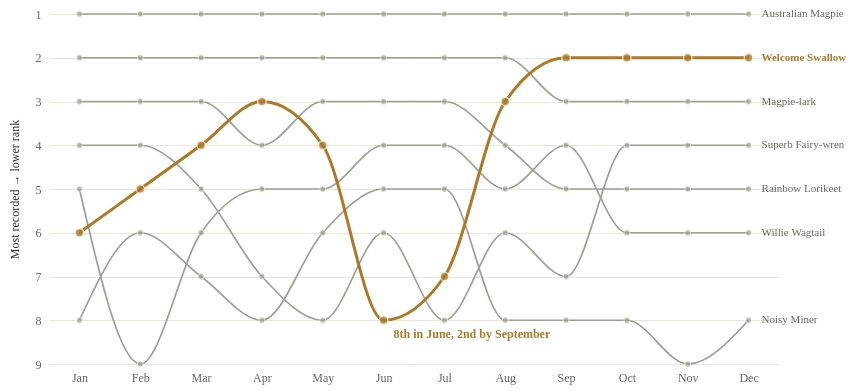

Source (Vega-Lite JSON):
### Vega-Lite specification from a JSON file in a GitHub repository (floating-point values rounded to 4 significant figures)
{"$schema": "https://vega.github.io/schema/vega-lite/v5.json", "width": 730, "height": 350, "padding": 8, "config": {"background": "transparent", "font": "Bricolage Grotesque", "view": {"stroke": null}, "axis": {"labelFont": "Bricolage Grotesque", "titleFont": "Bricolage Grotesque", "labelFontSize": 12, "titleFontSize": 12, "titleFontWeight": 500, "labelColor": "#60665c", "titleColor": "#292e27", "domain": false, "ticks": false, "gridColor": "#e0dccf", "gridOpacity": 0.75, "labelPadding": 8, "titlePadding": 14}, "legend": {"labelFont": "Bricolage Grotesque", "titleFont": "Bricolage Grotesque", "labelFontSize": 11, "titleFontSize": 11, "titleFontWeight": 500, "labelColor": "#60665c", "titleColor": "#292e27", "gradientThickness": 9, "gradientLength": 130, "padding": 8}, "title": {"font": "Bricolage Grotesque", "color": "#292e27", "fontSize": 15, "fontWeight": 500, "anchor": "start"}}, "description": "Monthly ranks for the seven species with the most annual records. Rank is among all named species recorded in that month. The selected bird is drawn in ochre over muted context lines.", "params": [{"name": "highlight", "value": "Welcome Swallow"}], "data": {"values": [{"scientific": "Gymnorhina tibicen", "name": "Australian Magpie", "month": 1, "label": "Jan", "season": "Summer", "count": 20779, "rank": 1, "per10k": 252.7, "relative": 1.016, "topSeven": true}, {"scientific": "Grallina cyanoleuca", "name": "Magpie-lark", "month": 1, "label": "Jan", "season": "Summer", "count": 16331, "rank": 2, "per10k": 198.6, "relative": 1.011, "topSeven": true}, {"scientific": "Hirundo neoxena", "name": "Welcome Swallow", "month": 1, "label": "Jan", "season": "Summer", "count": 13474, "rank": 6, "per10k": 163.9, "relative": 0.9177, "topSeven": true}, {"scientific": "Trichoglossus moluccanus", "name": "Rainbow Lorikeet", "month": 1, "label": "Jan", "season": "Summer", "count": 15323, "rank": 3, "per10k": 186.4, "relative": 1.06, "topSeven": true}, {"scientific": "Rhipidura leucophrys", "name": "Willie Wagtail", "month": 1, "label": "Jan", "season": "Summer", "count": 13525, "rank": 5, "per10k": 164.5, "relative": 1.001, "topSeven": true}, {"scientific": "Malurus cyaneus", "name": "Superb Fairy-wren", "month": 1, "label": "Jan", "season": "Summer", "count": 15122, "rank": 4, "per10k": 183.9, "relative": 1.122, "topSeven": true}, {"scientific": "Manorina melanocephala", "name": "Noisy Miner", "month": 1, "label": "Jan", "season": "Summer", "count": 12782, "rank": 8, "per10k": 155.5, "relative": 1.023, "topSeven": true}, {"scientific": "Gymnorhina tibicen", "name": "Australian Magpie", "month": 2, "label": "Feb", "season": "Summer", "count": 16939, "rank": 1, "per10k": 266.2, "relative": 1.07, "topSeven": true}, {"scientific": "Grallina cyanoleuca", "name": "Magpie-lark", "month": 2, "label": "Feb", "season": "Summer", "count": 12978, "rank": 2, "per10k": 203.9, "relative": 1.038, "topSeven": true}, {"scientific": "Hirundo neoxena", "name": "Welcome Swallow", "month": 2, "label": "Feb", "season": "Summer", "count": 10601, "rank": 5, "per10k": 166.6, "relative": 0.933, "topSeven": true}, {"scientific": "Trichoglossus moluccanus", "name": "Rainbow Lorikeet", "month": 2, "label": "Feb", "season": "Summer", "count": 12271, "rank": 3, "per10k": 192.8, "relative": 1.097, "topSeven": true}, {"scientific": "Rhipidura leucophrys", "name": "Willie Wagtail", "month": 2, "label": "Feb", "season": "Summer", "count": 9763, "rank": 9, "per10k": 153.4, "relative": 0.934, "topSeven": true}, {"scientific": "Malurus cyaneus", "name": "Superb Fairy-wren", "month": 2, "label": "Feb", "season": "Summer", "count": 11764, "rank": 4, "per10k": 184.9, "relative": 1.128, "topSeven": true}, {"scientific": "Manorina melanocephala", "name": "Noisy Miner", "month": 2, "label": "Feb", "season": "Summer", "count": 10490, "rank": 6, "per10k": 164.8, "relative": 1.085, "topSeven": true}, {"scientific": "Gymnorhina tibicen", "name": "Australian Magpie", "month": 3, "label": "Mar", "season": "Autumn", "count": 18773, "rank": 1, "per10k": 273.5, "relative": 1.099, "topSeven": true}, {"scientific": "Grallina cyanoleuca", "name": "Magpie-lark", "month": 3, "label": "Mar", "season": "Autumn", "count": 14126, "rank": 2, "per10k": 205.8, "relative": 1.047, "topSeven": true}, {"scientific": "Hirundo neoxena", "name": "Welcome Swallow", "month": 3, "label": "Mar", "season": "Autumn", "count": 12479, "rank": 4, "per10k": 181.8, "relative": 1.018, "topSeven": true}, {"scientific": "Trichoglossus moluccanus", "name": "Rainbow Lorikeet", "month": 3, "label": "Mar", "season": "Autumn", "count": 12574, "rank": 3, "per10k": 183.2, "relative": 1.042, "topSeven": true}, {"scientific": "Rhipidura leucophrys", "name": "Willie Wagtail", "month": 3, "label": "Mar", "season": "Autumn", "count": 11604, "rank": 6, "per10k": 169.0, "relative": 1.029, "topSeven": true}, {"scientific": "Malurus cyaneus", "name": "Superb Fairy-wren", "month": 3, "label": "Mar", "season": "Autumn", "count": 11673, "rank": 5, "per10k": 170.0, "relative": 1.037, "topSeven": true}, {"scientific": "Manorina melanocephala", "name": "Noisy Miner", "month": 3, "label": "Mar", "season": "Autumn", "count": 11060, "rank": 7, "per10k": 161.1, "relative": 1.06, "topSeven": true}, {"scientific": "Gymnorhina tibicen", "name": "Australian Magpie", "month": 4, "label": "Apr", "season": "Autumn", "count": 20271, "rank": 1, "per10k": 282.1, "relative": 1.134, "topSeven": true}, {"scientific": "Grallina cyanoleuca", "name": "Magpie-lark", "month": 4, "label": "Apr", "season": "Autumn", "count": 14968, "rank": 2, "per10k": 208.3, "relative": 1.06, "topSeven": true}, {"scientific": "Hirundo neoxena", "name": "Welcome Swallow", "month": 4, "label": "Apr", "season": "Autumn", "count": 14537, "rank": 3, "per10k": 202.3, "relative": 1.133, "topSeven": true}, {"scientific": "Trichoglossus moluccanus", "name": "Rainbow Lorikeet", "month": 4, "label": "Apr", "season": "Autumn", "count": 13584, "rank": 4, "per10k": 189.0, "relative": 1.076, "topSeven": true}, {"scientific": "Rhipidura leucophrys", "name": "Willie Wagtail", "month": 4, "label": "Apr", "season": "Autumn", "count": 13322, "rank": 5, "per10k": 185.4, "relative": 1.129, "topSeven": true}, {"scientific": "Malurus cyaneus", "name": "Superb Fairy-wren", "month": 4, "label": "Apr", "season": "Autumn", "count": 11879, "rank": 7, "per10k": 165.3, "relative": 1.008, "topSeven": true}, {"scientific": "Manorina melanocephala", "name": "Noisy Miner", "month": 4, "label": "Apr", "season": "Autumn", "count": 11726, "rank": 8, "per10k": 163.2, "relative": 1.074, "topSeven": true}, {"scientific": "Gymnorhina tibicen", "name": "Australian Magpie", "month": 5, "label": "May", "season": "Autumn", "count": 17711, "rank": 1, "per10k": 276.1, "relative": 1.11, "topSeven": true}, {"scientific": "Grallina cyanoleuca", "name": "Magpie-lark", "month": 5, "label": "May", "season": "Autumn", "count": 13500, "rank": 2, "per10k": 210.4, "relative": 1.071, "topSeven": true}, {"scientific": "Hirundo neoxena", "name": "Welcome Swallow", "month": 5, "label": "May", "season": "Autumn", "count": 11746, "rank": 4, "per10k": 183.1, "relative": 1.025, "topSeven": true}, {"scientific": "Trichoglossus moluccanus", "name": "Rainbow Lorikeet", "month": 5, "label": "May", "season": "Autumn", "count": 12728, "rank": 3, "per10k": 198.4, "relative": 1.129, "topSeven": true}, {"scientific": "Rhipidura leucophrys", "name": "Willie Wagtail", "month": 5, "label": "May", "season": "Autumn", "count": 11662, "rank": 5, "per10k": 181.8, "relative": 1.107, "topSeven": true}, {"scientific": "Malurus cyaneus", "name": "Superb Fairy-wren", "month": 5, "label": "May", "season": "Autumn", "count": 10169, "rank": 8, "per10k": 158.5, "relative": 0.967, "topSeven": true}, {"scientific": "Manorina melanocephala", "name": "Noisy Miner", "month": 5, "label": "May", "season": "Autumn", "count": 10742, "rank": 6, "per10k": 167.4, "relative": 1.102, "topSeven": true}, {"scientific": "Gymnorhina tibicen", "name": "Australian Magpie", "month": 6, "label": "Jun", "season": "Winter", "count": 17127, "rank": 1, "per10k": 258.2, "relative": 1.038, "topSeven": true}, {"scientific": "Grallina cyanoleuca", "name": "Magpie-lark", "month": 6, "label": "Jun", "season": "Winter", "count": 13943, "rank": 2, "per10k": 210.2, "relative": 1.07, "topSeven": true}, {"scientific": "Hirundo neoxena", "name": "Welcome Swallow", "month": 6, "label": "Jun", "season": "Winter", "count": 9895, "rank": 8, "per10k": 149.2, "relative": 0.8354, "topSeven": true}, {"scientific": "Trichoglossus moluccanus", "name": "Rainbow Lorikeet", "month": 6, "label": "Jun", "season": "Winter", "count": 12314, "rank": 3, "per10k": 185.6, "relative": 1.056, "topSeven": true}, {"scientific": "Rhipidura leucophrys", "name": "Willie Wagtail", "month": 6, "label": "Jun", "season": "Winter", "count": 11701, "rank": 4, "per10k": 176.4, "relative": 1.074, "topSeven": true}, {"scientific": "Malurus cyaneus", "name": "Superb Fairy-wren", "month": 6, "label": "Jun", "season": "Winter", "count": 10224, "rank": 6, "per10k": 154.1, "relative": 0.9403, "topSeven": true}, {"scientific": "Manorina melanocephala", "name": "Noisy Miner", "month": 6, "label": "Jun", "season": "Winter", "count": 10912, "rank": 5, "per10k": 164.5, "relative": 1.082, "topSeven": true}, {"scientific": "Gymnorhina tibicen", "name": "Australian Magpie", "month": 7, "label": "Jul", "season": "Winter", "count": 17795, "rank": 1, "per10k": 249.6, "relative": 1.003, "topSeven": true}, {"scientific": "Grallina cyanoleuca", "name": "Magpie-lark", "month": 7, "label": "Jul", "season": "Winter", "count": 15314, "rank": 2, "per10k": 214.8, "relative": 1.093, "topSeven": true}, {"scientific": "Hirundo neoxena", "name": "Welcome Swallow", "month": 7, "label": "Jul", "season": "Winter", "count": 10532, "rank": 7, "per10k": 147.7, "relative": 0.8274, "topSeven": true}, {"scientific": "Trichoglossus moluccanus", "name": "Rainbow Lorikeet", "month": 7, "label": "Jul", "season": "Winter", "count": 13069, "rank": 3, "per10k": 183.3, "relative": 1.043, "topSeven": true}, {"scientific": "Rhipidura leucophrys", "name": "Willie Wagtail", "month": 7, "label": "Jul", "season": "Winter", "count": 12125, "rank": 4, "per10k": 170.1, "relative": 1.035, "topSeven": true}, {"scientific": "Malurus cyaneus", "name": "Superb Fairy-wren", "month": 7, "label": "Jul", "season": "Winter", "count": 10414, "rank": 8, "per10k": 146.1, "relative": 0.8912, "topSeven": true}, {"scientific": "Manorina melanocephala", "name": "Noisy Miner", "month": 7, "label": "Jul", "season": "Winter", "count": 11553, "rank": 5, "per10k": 162.1, "relative": 1.066, "topSeven": true}, {"scientific": "Gymnorhina tibicen", "name": "Australian Magpie", "month": 8, "label": "Aug", "season": "Winter", "count": 20427, "rank": 1, "per10k": 248.7, "relative": 0.9997, "topSeven": true}, {"scientific": "Grallina cyanoleuca", "name": "Magpie-lark", "month": 8, "label": "Aug", "season": "Winter", "count": 16654, "rank": 2, "per10k": 202.7, "relative": 1.032, "topSeven": true}, {"scientific": "Hirundo neoxena", "name": "Welcome Swallow", "month": 8, "label": "Aug", "season": "Winter", "count": 14832, "rank": 3, "per10k": 180.6, "relative": 1.011, "topSeven": true}, {"scientific": "Trichoglossus moluccanus", "name": "Rainbow Lorikeet", "month": 8, "label": "Aug", "season": "Winter", "count": 14324, "rank": 4, "per10k": 174.4, "relative": 0.9922, "topSeven": true}, {"scientific": "Rhipidura leucophrys", "name": "Willie Wagtail", "month": 8, "label": "Aug", "season": "Winter", "count": 13731, "rank": 5, "per10k": 167.2, "relative": 1.018, "topSeven": true}, {"scientific": "Malurus cyaneus", "name": "Superb Fairy-wren", "month": 8, "label": "Aug", "season": "Winter", "count": 13244, "rank": 6, "per10k": 161.2, "relative": 0.9836, "topSeven": true}, {"scientific": "Manorina melanocephala", "name": "Noisy Miner", "month": 8, "label": "Aug", "season": "Winter", "count": 12539, "rank": 8, "per10k": 152.6, "relative": 1.004, "topSeven": true}, {"scientific": "Gymnorhina tibicen", "name": "Australian Magpie", "month": 9, "label": "Sep", "season": "Spring", "count": 21984, "rank": 1, "per10k": 231.1, "relative": 0.9289, "topSeven": true}, {"scientific": "Grallina cyanoleuca", "name": "Magpie-lark", "month": 9, "label": "Sep", "season": "Spring", "count": 17943, "rank": 3, "per10k": 188.6, "relative": 0.9598, "topSeven": true}, {"scientific": "Hirundo neoxena", "name": "Welcome Swallow", "month": 9, "label": "Sep", "season": "Spring", "count": 18509, "rank": 2, "per10k": 194.5, "relative": 1.09, "topSeven": true}, {"scientific": "Trichoglossus moluccanus", "name": "Rainbow Lorikeet", "month": 9, "label": "Sep", "season": "Spring", "count": 15193, "rank": 5, "per10k": 159.7, "relative": 0.9086, "topSeven": true}, {"scientific": "Rhipidura leucophrys", "name": "Willie Wagtail", "month": 9, "label": "Sep", "season": "Spring", "count": 15952, "rank": 4, "per10k": 167.7, "relative": 1.021, "topSeven": true}, {"scientific": "Malurus cyaneus", "name": "Superb Fairy-wren", "month": 9, "label": "Sep", "season": "Spring", "count": 14294, "rank": 7, "per10k": 150.2, "relative": 0.9166, "topSeven": true}, {"scientific": "Manorina melanocephala", "name": "Noisy Miner", "month": 9, "label": "Sep", "season": "Spring", "count": 13083, "rank": 8, "per10k": 137.5, "relative": 0.9049, "topSeven": true}, {"scientific": "Gymnorhina tibicen", "name": "Australian Magpie", "month": 10, "label": "Oct", "season": "Spring", "count": 26282, "rank": 1, "per10k": 224.0, "relative": 0.9005, "topSeven": true}, {"scientific": "Grallina cyanoleuca", "name": "Magpie-lark", "month": 10, "label": "Oct", "season": "Spring", "count": 20888, "rank": 3, "per10k": 178.0, "relative": 0.9061, "topSeven": true}, {"scientific": "Hirundo neoxena", "name": "Welcome Swallow", "month": 10, "label": "Oct", "season": "Spring", "count": 21781, "rank": 2, "per10k": 185.6, "relative": 1.04, "topSeven": true}, {"scientific": "Trichoglossus moluccanus", "name": "Rainbow Lorikeet", "month": 10, "label": "Oct", "season": "Spring", "count": 18462, "rank": 5, "per10k": 157.4, "relative": 0.8953, "topSeven": true}, {"scientific": "Rhipidura leucophrys", "name": "Willie Wagtail", "month": 10, "label": "Oct", "season": "Spring", "count": 17277, "rank": 6, "per10k": 147.3, "relative": 0.8964, "topSeven": true}, {"scientific": "Malurus cyaneus", "name": "Superb Fairy-wren", "month": 10, "label": "Oct", "season": "Spring", "count": 18478, "rank": 4, "per10k": 157.5, "relative": 0.9608, "topSeven": true}, {"scientific": "Manorina melanocephala", "name": "Noisy Miner", "month": 10, "label": "Oct", "season": "Spring", "count": 16017, "rank": 8, "per10k": 136.5, "relative": 0.8983, "topSeven": true}, {"scientific": "Gymnorhina tibicen", "name": "Australian Magpie", "month": 11, "label": "Nov", "season": "Spring", "count": 20928, "rank": 1, "per10k": 224.7, "relative": 0.9035, "topSeven": true}, {"scientific": "Grallina cyanoleuca", "name": "Magpie-lark", "month": 11, "label": "Nov", "season": "Spring", "count": 16624, "rank": 3, "per10k": 178.5, "relative": 0.9085, "topSeven": true}, {"scientific": "Hirundo neoxena", "name": "Welcome Swallow", "month": 11, "label": "Nov", "season": "Spring", "count": 17542, "rank": 2, "per10k": 188.4, "relative": 1.055, "topSeven": true}, {"scientific": "Trichoglossus moluccanus", "name": "Rainbow Lorikeet", "month": 11, "label": "Nov", "season": "Spring", "count": 14534, "rank": 5, "per10k": 156.1, "relative": 0.888, "topSeven": true}, {"scientific": "Rhipidura leucophrys", "name": "Willie Wagtail", "month": 11, "label": "Nov", "season": "Spring", "count": 13874, "rank": 6, "per10k": 149.0, "relative": 0.907, "topSeven": true}, {"scientific": "Malurus cyaneus", "name": "Superb Fairy-wren", "month": 11, "label": "Nov", "season": "Spring", "count": 15133, "rank": 4, "per10k": 162.5, "relative": 0.9914, "topSeven": true}, {"scientific": "Manorina melanocephala", "name": "Noisy Miner", "month": 11, "label": "Nov", "season": "Spring", "count": 12984, "rank": 9, "per10k": 139.4, "relative": 0.9175, "topSeven": true}, {"scientific": "Gymnorhina tibicen", "name": "Australian Magpie", "month": 12, "label": "Dec", "season": "Summer", "count": 19186, "rank": 1, "per10k": 234.8, "relative": 0.9439, "topSeven": true}, {"scientific": "Grallina cyanoleuca", "name": "Magpie-lark", "month": 12, "label": "Dec", "season": "Summer", "count": 14895, "rank": 3, "per10k": 182.3, "relative": 0.9277, "topSeven": true}, {"scientific": "Hirundo neoxena", "name": "Welcome Swallow", "month": 12, "label": "Dec", "season": "Summer", "count": 15058, "rank": 2, "per10k": 184.3, "relative": 1.032, "topSeven": true}, {"scientific": "Trichoglossus moluccanus", "name": "Rainbow Lorikeet", "month": 12, "label": "Dec", "season": "Summer", "count": 13924, "rank": 5, "per10k": 170.4, "relative": 0.9695, "topSeven": true}, {"scientific": "Rhipidura leucophrys", "name": "Willie Wagtail", "month": 12, "label": "Dec", "season": "Summer", "count": 12766, "rank": 6, "per10k": 156.2, "relative": 0.9511, "topSeven": true}, {"scientific": "Malurus cyaneus", "name": "Superb Fairy-wren", "month": 12, "label": "Dec", "season": "Summer", "count": 14571, "rank": 4, "per10k": 178.3, "relative": 1.088, "topSeven": true}, {"scientific": "Manorina melanocephala", "name": "Noisy Miner", "month": 12, "label": "Dec", "season": "Summer", "count": 11636, "rank": 8, "per10k": 142.4, "relative": 0.937, "topSeven": true}]}, "encoding": {"x": {"field": "month", "type": "ordinal", "sort": "ascending", "axis": {"title": null, "labelAngle": 0, "labelExpr": "['Jan','Feb','Mar','Apr','May','Jun','Jul','Aug','Sep','Oct','Nov','Dec'][datum.value-1]"}}, "y": {"field": "rank", "type": "quantitative", "scale": {"domain": [1, 9], "reverse": true, "zero": false}, "axis": {"title": "Most recorded → lower rank", "tickCount": 9, "format": "d"}}}, "layer": [{"mark": {"type": "line", "strokeWidth": 1.7, "interpolate": "monotone", "color": "#9aa093"}, "encoding": {"detail": {"field": "name"}}}, {"mark": {"type": "point", "filled": true, "size": 34, "color": "#9aa093", "stroke": "#f8f5ec", "strokeWidth": 1}, "encoding": {"tooltip": [{"field": "name", "title": "Bird"}, {"field": "label", "title": "Month"}, {"field": "rank", "title": "Rank"}, {"field": "count", "title": "Records", "format": ","}]}}, {"transform": [{"filter": "datum.name===highlight"}], "mark": {"type": "line", "strokeWidth": 3, "interpolate": "monotone", "color": "#ad7926"}, "encoding": {"detail": {"field": "name"}}}, {"transform": [{"filter": "datum.name===highlight"}], "mark": {"type": "point", "filled": true, "size": 72, "color": "#ad7926", "stroke": "#f8f5ec", "strokeWidth": 1.4}, "encoding": {"tooltip": [{"field": "name", "title": "Bird"}, {"field": "label", "title": "Month"}, {"field": "rank", "title": "Rank"}, {"field": "count", "title": "Records", "format": ","}]}}, {"data": {"values": [{"month": 6, "rank": 8, "text": "8th in June, 2nd by September"}]}, "transform": [{"filter": "highlight==='Welcome Swallow'"}], "mark": {"type": "text", "align": "left", "dx": 10, "dy": 14, "fontSize": 12, "fontWeight": 600, "color": "#ad7926"}, "encoding": {"x": {"field": "month", "type": "ordinal", "sort": "ascending", "axis": {"title": null, "labelAngle": 0, "labelExpr": "['Jan','Feb','Mar','Apr','May','Jun','Jul','Aug','Sep','Oct','Nov','Dec'][datum.value-1]"}}, "y": {"field": "rank", "type": "quantitative", "scale": {"domain": [1, 9], "reverse": true, "zero": false}, "axis": {"title": "Most recorded → lower rank", "tickCount": 9, "format": "d"}}, "text": {"field": "text"}}}, {"data": {"values": [{"scientific": "Gymnorhina tibicen", "name": "Australian Magpie", "month": 12, "label": "Dec", "season": "Summer", "count": 19186, "rank": 1, "per10k": 234.8, "relative": 0.9439, "topSeven": true}, {"scientific": "Grallina cyanoleuca", "name": "Magpie-lark", "month": 12, "label": "Dec", "season": "Summer", "count": 14895, "rank": 3, "per10k": 182.3, "relative": 0.9277, "topSeven": true}, {"scientific": "Hirundo neoxena", "name": "Welcome Swallow", "month": 12, "label": "Dec", "season": "Summer", "count": 15058, "rank": 2, "per10k": 184.3, "relative": 1.032, "topSeven": true}, {"scientific": "Trichoglossus moluccanus", "name": "Rainbow Lorikeet", "month": 12, "label": "Dec", "season": "Summer", "count": 13924, "rank": 5, "per10k": 170.4, "relative": 0.9695, "topSeven": true}, {"scientific": "Rhipidura leucophrys", "name": "Willie Wagtail", "month": 12, "label": "Dec", "season": "Summer", "count": 12766, "rank": 6, "per10k": 156.2, "relative": 0.9511, "topSeven": true}, {"scientific": "Malurus cyaneus", "name": "Superb Fairy-wren", "month": 12, "label": "Dec", "season": "Summer", "count": 14571, "rank": 4, "per10k": 178.3, "relative": 1.088, "topSeven": true}, {"scientific": "Manorina melanocephala", "name": "Noisy Miner", "month": 12, "label": "Dec", "season": "Summer", "count": 11636, "rank": 8, "per10k": 142.4, "relative": 0.937, "topSeven": true}]}, "transform": [{"filter": "!(datum.name===highlight)"}], "mark": {"type": "text", "align": "left", "dx": 13, "fontSize": 11, "color": "#60665c"}, "encoding": {"x": {"field": "month", "type": "ordinal", "sort": "ascending", "axis": {"title": null, "labelAngle": 0, "labelExpr": "['Jan','Feb','Mar','Apr','May','Jun','Jul','Aug','Sep','Oct','Nov','Dec'][datum.value-1]"}}, "y": {"field": "rank", "type": "quantitative", "scale": {"domain": [1, 9], "reverse": true, "zero": false}, "axis": {"title": "Most recorded → lower rank", "tickCount": 9, "format": "d"}}, "text": {"field": "name"}}}, {"data": {"values": [{"scientific": "Gymnorhina tibicen", "name": "Australian Magpie", "month": 12, "label": "Dec", "season": "Summer", "count": 19186, "rank": 1, "per10k": 234.8, "relative": 0.9439, "topSeven": true}, {"scientific": "Grallina cyanoleuca", "name": "Magpie-lark", "month": 12, "label": "Dec", "season": "Summer", "count": 14895, "rank": 3, "per10k": 182.3, "relative": 0.9277, "topSeven": true}, {"scientific": "Hirundo neoxena", "name": "Welcome Swallow", "month": 12, "label": "Dec", "season": "Summer", "count": 15058, "rank": 2, "per10k": 184.3, "relative": 1.032, "topSeven": true}, {"scientific": "Trichoglossus moluccanus", "name": "Rainbow Lorikeet", "month": 12, "label": "Dec", "season": "Summer", "count": 13924, "rank": 5, "per10k": 170.4, "relative": 0.9695, "topSeven": true}, {"scientific": "Rhipidura leucophrys", "name": "Willie Wagtail", "month": 12, "label": "Dec", "season": "Summer", "count": 12766, "rank": 6, "per10k": 156.2, "relative": 0.9511, "topSeven": true}, {"scientific": "Malurus cyaneus", "name": "Superb Fairy-wren", "month": 12, "label": "Dec", "season": "Summer", "count": 14571, "rank": 4, "per10k": 178.3, "relative": 1.088, "topSeven": true}, {"scientific": "Manorina melanocephala", "name": "Noisy Miner", "month": 12, "label": "Dec", "season": "Summer", "count": 11636, "rank": 8, "per10k": 142.4, "relative": 0.937, "topSeven": true}]}, "transform": [{"filter": "datum.name===highlight"}], "mark": {"type": "text", "align": "left", "dx": 13, "fontSize": 11, "fontWeight": 700, "color": "#ad7926"}, "encoding": {"x": {"field": "month", "type": "ordinal", "sort": "ascending", "axis": {"title": null, "labelAngle": 0, "labelExpr": "['Jan','Feb','Mar','Apr','May','Jun','Jul','Aug','Sep','Oct','Nov','Dec'][datum.value-1]"}}, "y": {"field": "rank", "type": "quantitative", "scale": {"domain": [1, 9], "reverse": true, "zero": false}, "axis": {"title": "Most recorded → lower rank", "tickCount": 9, "format": "d"}}, "text": {"field": "name"}}}]}
